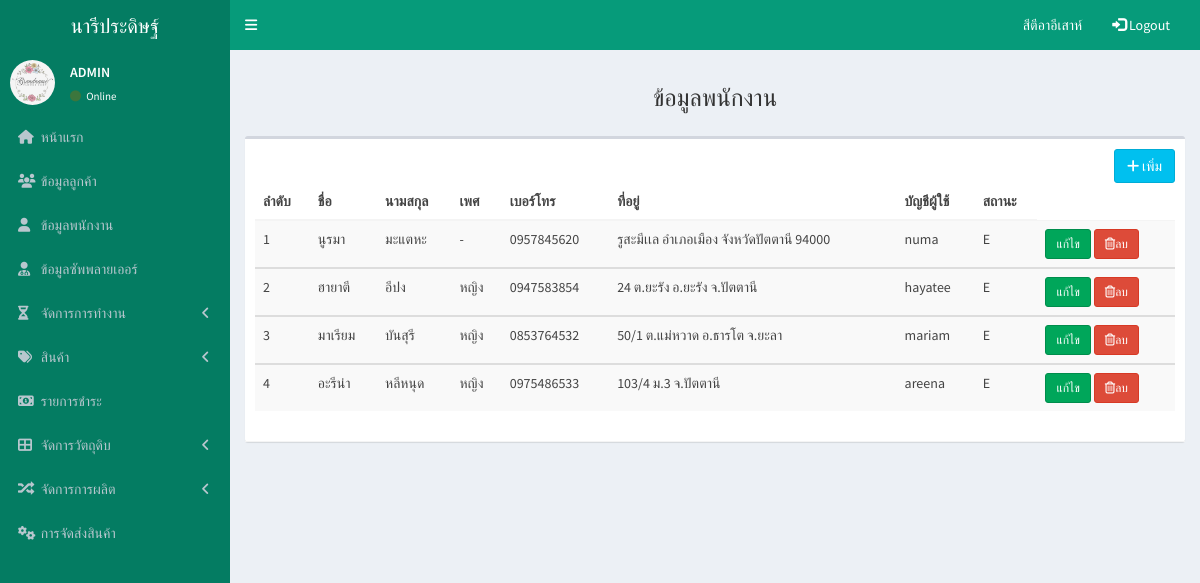
Screenshot of /pages/employee/employee_show.php (signed in) with the database file from the repository.
### tables this page shows
CREATE TABLE `employee` (
  `employee_id` int(10) NOT NULL,
  `employee_name` varchar(50) NOT NULL,
  `employee_lastname` varchar(50) NOT NULL,
  `employee_sex` varchar(20) NOT NULL,
  `employee_address` varchar(100) NOT NULL,
  `employee_tel` varchar(10) NOT NULL,
  `employee_username` varchar(50) NOT NULL,
  `employee_password` varchar(50) NOT NULL,
  `employee_level` varchar(20) NOT NULL
);

### pages/employee/employee_show.php (the view, shortened to what this page needs)
<!DOCTYPE html>
<html>
<head>
    <link rel="stylesheet" href="../../bower_components/bootstrap/dist/css/bootstrap.min.css">
    <link rel="stylesheet" href="../../bower_components/font-awesome/css/font-awesome.min.css">
    <link rel="stylesheet" href="../../bower_components/Ionicons/css/ionicons.min.css">
    <link rel="stylesheet" href="../../dist/css/AdminLTE.min.css">
    <link rel="stylesheet" href="../../dist/css/skins/_all-skins.min.css">
</head>
<body class="hold-transition skin-blue sidebar-mini">
    <div class="wrapper">
        <?php
        include("db.php");
        ?>
        <header class="main-header">
            <a href="../admin/admin.php" class="logo">
                <span class="logo-lg">นารีประดิษฐ์</span>
            </a>
            <?php
            include('../bar/navbar.php');
            include('../bar/sidebar.php');
            ?>
            <div class="content-wrapper">
                <section class="content-header">
                <center><h3>ข้อมูลพนักงาน</h3></center>
                </section>
                <section class="content">
                    <div class="box">
                        <div class="box-header with-border">
                            <a href="employee_form.php" class="btn btn-info pull-right"><i class="fa fa-plus"></i>
                                เพิ่ม</a>
                            <table class="table table-striped">
                                <thead>
                                    <tr>
                                        <th scope="col">ลำดับ</th>
                                        <th scope="col">ชื่อ</th>
                                        <th scope="col">นามสกุล</th>
                                        <th scope="col">เพศ</th>
                                        <th scope="col">เบอร์โทร</th>
                                        <th scope="col">ที่อยู่</th>
                                        <th scope="col">บัญชีผู้ใช้</th>
                                        <th scope="col">สถานะ</th>
                                        </tr>
                                </thead>
                                <tbody>
                                <?php
                                $sql = "SELECT * FROM employee";
                                $result = $conn->query($sql);
                                if ($result->num_rows > 0) {
                                    while($row = $result->fetch_assoc()) {
                                ?>
                                            <tr>
                                                <td><?php echo $row['employee_id']; ?></td>
                                                <td><?php echo $row['employee_name']; ?></td>
                                                <td><?php echo $row['employee_lastname']; ?></td>
                                                <td><?php echo $row['employee_sex']; ?></td>
                                                <td><?php echo $row['employee_tel']; ?></td>
                                                <td><?php echo $row['employee_address']; ?></td>
                                                <td><?php echo $row['employee_username']; ?></td>
                                                <td><?php echo $row['employee_level']; ?></td>
                                                <td>
                                                <a href="employee_form_update.php?txtid=<?php echo $row['employee_id']; ?>"
                                                class="btn btn-success btn-sm">แก้ไข</a>
                                                <a href="employee_del.php?txtid=<?php echo $row['employee_id']; ?> " onclick="return confirm('คุณจะลบข้อมูลนี้ใช่หรือไม่?')" class="btn btn-danger btn-sm"> <i class="fa fa-trash-o"></i>ลบ</a>
                                                </td>
                                            </tr>
                                </tbody>
                        <?php
                            }
                        } else {
                            echo "No Recoer Found";
                        }
                        ?>
                            </table>
                        </div>
                    </div>
                </section>
            </div>
</body>
</html>

### rows the page displays
employee: employee_id "1", employee_name "นูรมา", employee_lastname "มะแตหะ", employee_sex "-", employee_tel "0957845620", employee_address "รูสะมีเเล อำเภอเมือง จังหวัดปัตตานี 94000", employee_username "numa", employee_level "E"
employee: employee_id "2", employee_name "ฮายาตี", employee_lastname "อีปง", employee_sex "หญิง", employee_tel "0947583854", employee_address "24 ต.ยะรัง อ.ยะรัง จ.ปัตตานี", employee_username "hayatee", employee_level "E"
employee: employee_id "3", employee_name "มาเรียม", employee_lastname "บันสุรี", employee_sex "หญิง", employee_tel "0853764532", employee_address "50/1 ต.แม่หวาด อ.ธารโต จ.ยะลา", employee_username "mariam", employee_level "E"
employee: employee_id "4", employee_name "อะรีน่า", employee_lastname "หลีหนุด", employee_sex "หญิง", employee_tel "0975486533", employee_address "103/4 ม.3 จ.ปัตตานี", employee_username "areena", employee_level "E"

### other values shown
$_SESSION["username"] "สีตีอาอีเสาห์"
